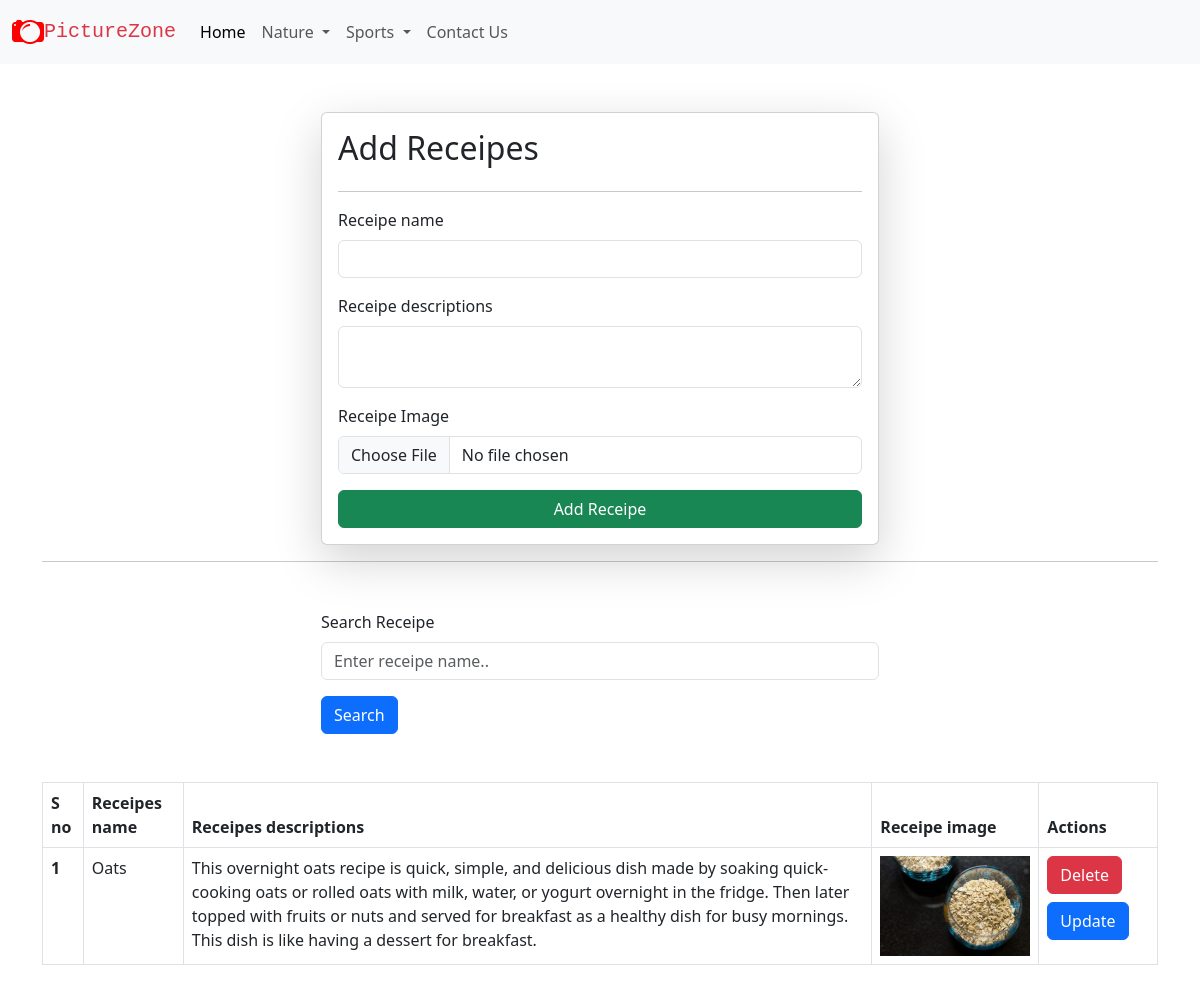
The page /receipes on the database its author committed.
### vege/models.py (models this page shows)
class Receipe(models.Model):
    user = models.ForeignKey(User, on_delete=models.SET_NULL, null=True , blank=True)
    receipe_name = models.CharField(max_length=100)
    receipe_description = models.TextField()
    receipe_image = models.ImageField(upload_to="receipe_image")

### vege/views.py (the view, shortened to what this page needs)
# urls.py: path('receipes',receipes,name="receipes"),
def receipes(request):
    queryset = Receipe.objects.all()
    if request.GET.get('search'):
        queryset = queryset.filter(receipe_name__icontains = request.GET.get('search'))
    context = {'receipes':queryset}
    return render(request, 'receipes.html', context)

### vege/templates/receipes.html (shortened to what this page needs)
{% extends 'base.html' %}
{%block body %}
<div class="container mt-5">
    <form class="col-6 mx-auto card p-3 shadow-lg" method="post" enctype="multipart/form-data">
        <h2>Add Receipes</h2>
        <hr>
        <div class="mb-3 ">
          <label for="exampleInputEmail1" class="form-label">Receipe name</label>
          <input type="text" class="form-control" name="receipe_name" required>
        </div>
        <div class="mb-3">
          <label for="exampleInputPassword1" class="form-label">Receipe descriptions</label>
          <textarea class="form-control" name="receipe_description"></textarea>
        </div>
        <div class="mb-3">
            <label for="exampleInputPassword1" class="form-label">Receipe Image</label>
            <input type="file" class="form-control" name="receipe_image">
          </div>
        <button type="submit" class="btn btn-success">Add Receipe</button>
      </form>
      <hr>
      <div class="mt-5">
        <div class="mx-auto col-6">
          <form>
          <div class="mb-3 ">
            <label for="exampleInputEmail1" class="form-label">Search Receipe</label>
            <input type="text" class="form-control" name="search" placeholder="Enter receipe name..">
          </div>
          <button class="btn btn-primary" type="submit">Search</button>
        </form>
        </div>
      </div>
      <table class="table table-bordered mt-5">
        <thead>
          <tr>
            <th scope="col">S no</th>
            <th scope="col">Receipes name</th>
            <th scope="col">Receipes descriptions</th>
            <th scope="col">Receipe image</th>
            <th scope="col">Actions</th>
          </tr>
        </thead>
        <tbody>
          {% for receipe in receipes %}
          <tr>
            <th scope="row">{{ forloop.counter}}</th>
            <td>{{receipe.receipe_name}} </td>
            <td>{{receipe.receipe_description}} </td>
            <td>
              <img src="/media/{{receipe.receipe_image}}" style="height: 100px;"> </td>
              <td><a href="delete_receipe/{{receipe.id}}" class="btn btn-danger">Delete</a>
              <a href="update_receipe/{{receipe.id}}" class="btn btn-primary mt-2">Update</a></td>
            </tr>
          {% endfor %}
        </tbody>
      </table>
</div>
{%endblock%}

### home/templates/base.html (shortened to what this page needs)
<!DOCTYPE html>
<html lang="en">
<head>
    <link rel="stylesheet" href="https://cdn.jsdelivr.net/npm/bootstrap-icons@1.10.3/font/bootstrap-icons.css">
    <link href="https://cdn.jsdelivr.net/npm/bootstrap@5.3.0-alpha2/dist/css/bootstrap.min.css" rel="stylesheet"
>
</head>
<body>
<nav class="navbar navbar-expand-lg bg-body-tertiary">
    <div class="container-fluid">
        <i class="bi bi-camera2" style="font-size: 2rem; color: red;"></i>
      <a class="navbar-brand text-danger font-monospace" href="">PictureZone </a>
      <div class="collapse navbar-collapse" id="navbarSupportedContent">
        <ul class="navbar-nav me-auto mb-2 mb-lg-0">
          <li class="nav-item">
            <a class="nav-link active" aria-current="page" href="">Home</a>
          </li>
          <li class="nav-item dropdown">
            <a class="nav-link dropdown-toggle" href="#" role="button" data-bs-toggle="dropdown" aria-expanded="false">
              Nature
            </a>
          </li>
          <li class="nav-item dropdown">
            <a class="nav-link dropdown-toggle" href="#" role="button" data-bs-toggle="dropdown" aria-expanded="false">
              Sports
            </a>
          </li>
          <li class="nav-item">
            <a class="nav-link" href="contact">Contact Us</a>
          </li>
        </ul>
      </div>
    </div>
  </nav>
     {% block body  %}
     {% endblock  %}
</body>
</html>

### rows shown on the page
Receipe: receipe_name "Oats", receipe_description "This overnight oats recipe is quick, simple, and delicious dish made by soaking quick-cooking oats or rolled oats with milk, water, or yogurt overnight in the fridge. Then later topped with fruits or nuts and served for breakfast as a healthy dish for busy mornings. This dish is like having a dessert for breakfast.", receipe_image (picture)
